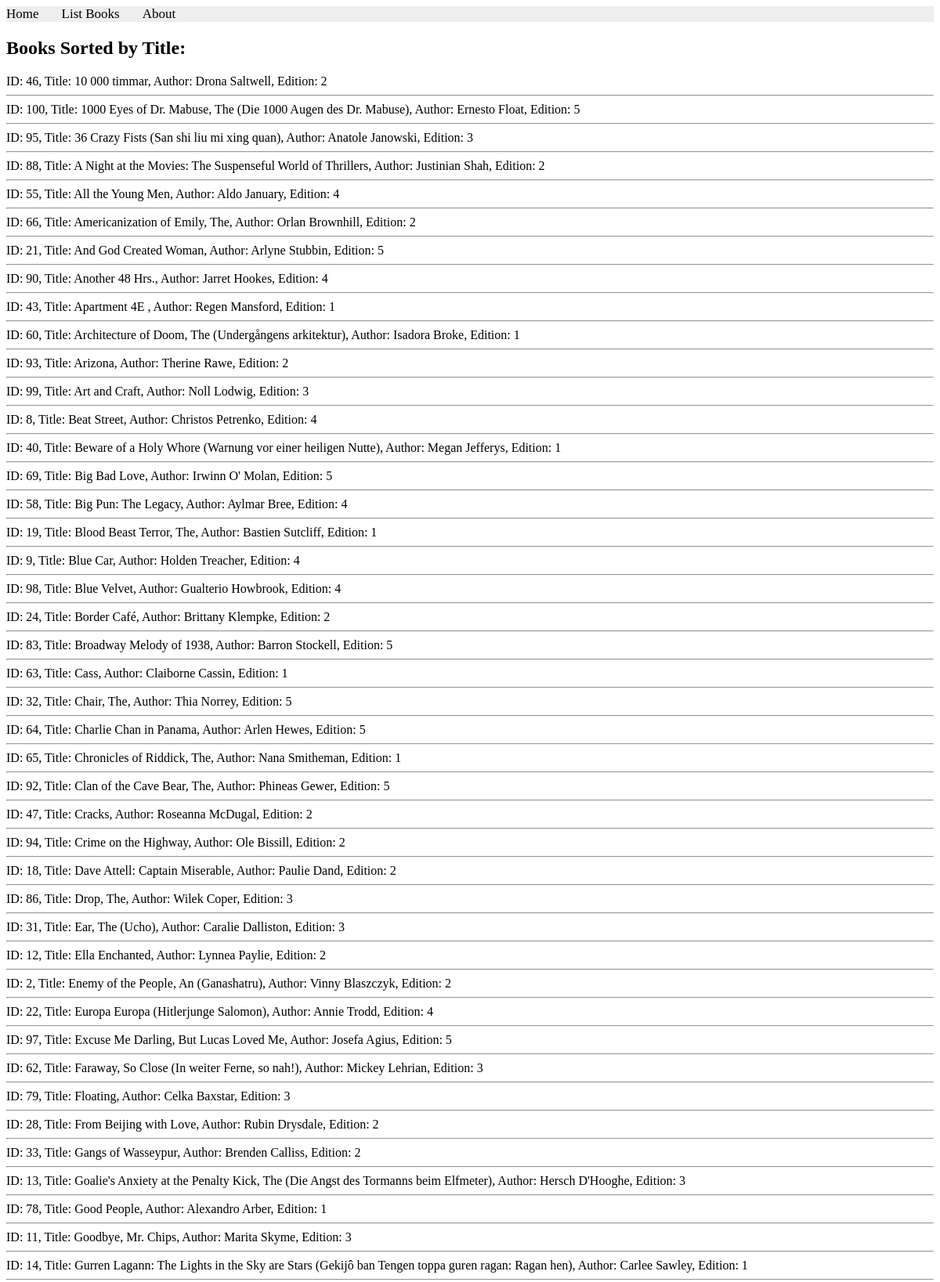
The app's page /books/lab8/task4 (upper part) with its own data.
### apps/bookmodule/models.py (models this page shows)
class Book(models.Model):
    title = models.CharField(max_length = 50)
    author = models.CharField(max_length = 50)
    price = models.FloatField(default = 0.0)
    edition = models.SmallIntegerField(default = 1)

### apps/bookmodule/views.py (the view)
# urls.py: path('lab8/task4', views.lab8_task4, name='books.lab8_task4'),
def lab8_task4(request):
    books = Book.objects.all().order_by('title')
    return render(request, 'bookmodule/lab8_task4.html', {'books': books})

### apps/templates/bookmodule/lab8_task4.html (shortened to what this page needs)
{% extends "layouts/base.html" %}
{% block content %}
    <h2>Books Sorted by Title: </h2>
    {% for book in books %}
        ID: {{ book.id }}, Title: {{ book.title }}, Author: {{ book.author }}, Edition: {{ book.edition }}
        <hr>
    {% empty %}
        <p>No books match the conditions.</p>
    {% endfor %}
{% endblock content %}

### records on screen
Book: id "46", title "10 000 timmar", author "Drona Saltwell", edition "2"
Book: id "100", title "1000 Eyes of Dr. Mabuse, The (Die 1000 Augen des Dr. Mabuse)", author "Ernesto Float", edition "5"
Book: id "95", title "36 Crazy Fists (San shi liu mi xing quan)", author "Anatole Janowski", edition "3"
Book: id "88", title "A Night at the Movies: The Suspenseful World of Thrillers", author "Justinian Shah", edition "2"
Book: id "55", title "All the Young Men", author "Aldo January", edition "4"
Book: id "66", title "Americanization of Emily, The", author "Orlan Brownhill", edition "2"
Book: id "21", title "And God Created Woman", author "Arlyne Stubbin", edition "5"
Book: id "90", title "Another 48 Hrs.", author "Jarret Hookes", edition "4"
Book: id "43", title "Apartment 4E", author "Regen Mansford", edition "1"
Book: id "60", title "Architecture of Doom, The (Undergångens arkitektur)", author "Isadora Broke", edition "1"
Book: id "93", title "Arizona", author "Therine Rawe", edition "2"
Book: id "99", title "Art and Craft", author "Noll Lodwig", edition "3"
Book: id "8", title "Beat Street", author "Christos Petrenko", edition "4"
Book: id "40", title "Beware of a Holy Whore (Warnung vor einer heiligen Nutte)", author "Megan Jefferys", edition "1"
Book: id "69", title "Big Bad Love", author "Irwinn O' Molan", edition "5"
Book: id "58", title "Big Pun: The Legacy", author "Aylmar Bree", edition "4"
Book: id "19", title "Blood Beast Terror, The", author "Bastien Sutcliff", edition "1"
Book: id "9", title "Blue Car", author "Holden Treacher", edition "4"
Book: id "98", title "Blue Velvet", author "Gualterio Howbrook", edition "4"
Book: id "24", title "Border Café", author "Brittany Klempke", edition "2"
Book: id "83", title "Broadway Melody of 1938", author "Barron Stockell", edition "5"
Book: id "63", title "Cass", author "Claiborne Cassin", edition "1"
Book: id "32", title "Chair, The", author "Thia Norrey", edition "5"
Book: id "64", title "Charlie Chan in Panama", author "Arlen Hewes", edition "5"
Book: id "65", title "Chronicles of Riddick, The", author "Nana Smitheman", edition "1"
Book: id "92", title "Clan of the Cave Bear, The", author "Phineas Gewer", edition "5"
Book: id "47", title "Cracks", author "Roseanna McDugal", edition "2"
Book: id "94", title "Crime on the Highway", author "Ole Bissill", edition "2"
Book: id "18", title "Dave Attell: Captain Miserable", author "Paulie Dand", edition "2"
Book: id "86", title "Drop, The", author "Wilek Coper", edition "3"
Book: id "31", title "Ear, The (Ucho)", author "Caralie Dalliston", edition "3"
Book: id "12", title "Ella Enchanted", author "Lynnea Paylie", edition "2"
Book: id "2", title "Enemy of the People, An (Ganashatru)", author "Vinny Blaszczyk", edition "2"
Book: id "22", title "Europa Europa (Hitlerjunge Salomon)", author "Annie Trodd", edition "4"
Book: id "97", title "Excuse Me Darling, But Lucas Loved Me", author "Josefa Agius", edition "5"
Book: id "62", title "Faraway, So Close (In weiter Ferne, so nah!)", author "Mickey Lehrian", edition "3"
Book: id "79", title "Floating", author "Celka Baxstar", edition "3"
Book: id "28", title "From Beijing with Love", author "Rubin Drysdale", edition "2"
Book: id "33", title "Gangs of Wasseypur", author "Brenden Calliss", edition "2"
Book: id "13", title "Goalie's Anxiety at the Penalty Kick, The (Die Angst des Tormanns beim Elfmeter)", author "Hersch D'Hooghe", edition "3"
Book: id "78", title "Good People", author "Alexandro Arber", edition "1"
Book: id "11", title "Goodbye, Mr. Chips", author "Marita Skyme", edition "3"
Book: id "14", title "Gurren Lagann: The Lights in the Sky are Stars (Gekijô ban Tengen toppa guren ragan: Ragan hen)", author "Carlee Sawley", edition "1"
